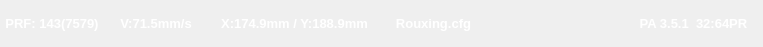
<?xml version="1.0" encoding="UTF-8"?>
<ui version="4.0">
 <class>ShowInfoWidget</class>
 <widget class="QWidget" name="ShowInfoWidget">
  <property name="windowModality">
   <enum>Qt::NonModal</enum>
  </property>
  <property name="geometry">
   <rect>
    <x>0</x>
    <y>0</y>
    <width>763</width>
    <height>47</height>
   </rect>
  </property>
  <property name="sizePolicy">
   <sizepolicy hsizetype="Preferred" vsizetype="Preferred">
    <horstretch>0</horstretch>
    <verstretch>0</verstretch>
   </sizepolicy>
  </property>
  <property name="maximumSize">
   <size>
    <width>16777215</width>
    <height>16777215</height>
   </size>
  </property>
  <property name="font">
   <font>
    <pointsize>6</pointsize>
   </font>
  </property>
  <property name="windowTitle">
   <string>Form</string>
  </property>
  <property name="windowOpacity">
   <double>1.000000000000000</double>
  </property>
  <property name="layoutDirection">
   <enum>Qt::LeftToRight</enum>
  </property>
  <property name="styleSheet">
   <string notr="true"/>
  </property>
  <layout class="QGridLayout" name="gridLayout">
   <property name="leftMargin">
    <number>0</number>
   </property>
   <property name="topMargin">
    <number>0</number>
   </property>
   <property name="rightMargin">
    <number>0</number>
   </property>
   <property name="bottomMargin">
    <number>0</number>
   </property>
   <property name="spacing">
    <number>0</number>
   </property>
   <item row="0" column="0">
    <widget class="QFrame" name="frameFunc">
     <property name="sizePolicy">
      <sizepolicy hsizetype="Preferred" vsizetype="Preferred">
       <horstretch>0</horstretch>
       <verstretch>0</verstretch>
      </sizepolicy>
     </property>
     <property name="styleSheet">
      <string notr="true"/>
     </property>
     <property name="frameShape">
      <enum>QFrame::NoFrame</enum>
     </property>
     <property name="frameShadow">
      <enum>QFrame::Raised</enum>
     </property>
     <property name="lineWidth">
      <number>1</number>
     </property>
     <layout class="QHBoxLayout" name="horizontalLayout" stretch="3,3,5,3,4,4">
      <property name="spacing">
       <number>0</number>
      </property>
      <property name="leftMargin">
       <number>0</number>
      </property>
      <property name="topMargin">
       <number>0</number>
      </property>
      <property name="rightMargin">
       <number>0</number>
      </property>
      <property name="bottomMargin">
       <number>0</number>
      </property>
      <item>
       <widget class="QLabel" name="label_1">
        <property name="palette">
         <palette>
          <active>
           <colorrole role="WindowText">
            <brush brushstyle="SolidPattern">
             <color alpha="255">
              <red>255</red>
              <green>255</green>
              <blue>255</blue>
             </color>
            </brush>
           </colorrole>
          </active>
          <inactive>
           <colorrole role="WindowText">
            <brush brushstyle="SolidPattern">
             <color alpha="255">
              <red>255</red>
              <green>255</green>
              <blue>255</blue>
             </color>
            </brush>
           </colorrole>
          </inactive>
          <disabled>
           <colorrole role="WindowText">
            <brush brushstyle="SolidPattern">
             <color alpha="255">
              <red>120</red>
              <green>120</green>
              <blue>120</blue>
             </color>
            </brush>
           </colorrole>
          </disabled>
         </palette>
        </property>
        <property name="font">
         <font>
          <family>Arial</family>
          <pointsize>10</pointsize>
          <weight>75</weight>
          <bold>true</bold>
         </font>
        </property>
        <property name="frameShape">
         <enum>QFrame::NoFrame</enum>
        </property>
        <property name="text">
         <string>PRF: 143(7579)</string>
        </property>
        <property name="alignment">
         <set>Qt::AlignCenter</set>
        </property>
       </widget>
      </item>
      <item>
       <widget class="QLabel" name="label_2">
        <property name="palette">
         <palette>
          <active>
           <colorrole role="WindowText">
            <brush brushstyle="SolidPattern">
             <color alpha="255">
              <red>255</red>
              <green>255</green>
              <blue>255</blue>
             </color>
            </brush>
           </colorrole>
          </active>
          <inactive>
           <colorrole role="WindowText">
            <brush brushstyle="SolidPattern">
             <color alpha="255">
              <red>255</red>
              <green>255</green>
              <blue>255</blue>
             </color>
            </brush>
           </colorrole>
          </inactive>
          <disabled>
           <colorrole role="WindowText">
            <brush brushstyle="SolidPattern">
             <color alpha="255">
              <red>120</red>
              <green>120</green>
              <blue>120</blue>
             </color>
            </brush>
           </colorrole>
          </disabled>
         </palette>
        </property>
        <property name="font">
         <font>
          <family>Arial</family>
          <pointsize>10</pointsize>
          <weight>75</weight>
          <bold>true</bold>
         </font>
        </property>
        <property name="styleSheet">
         <string notr="true"/>
        </property>
        <property name="frameShape">
         <enum>QFrame::NoFrame</enum>
        </property>
        <property name="text">
         <string>V:71.5mm/s</string>
        </property>
        <property name="alignment">
         <set>Qt::AlignCenter</set>
        </property>
       </widget>
      </item>
      <item>
       <widget class="QLabel" name="label_3">
        <property name="palette">
         <palette>
          <active>
           <colorrole role="WindowText">
            <brush brushstyle="SolidPattern">
             <color alpha="255">
              <red>255</red>
              <green>255</green>
              <blue>255</blue>
             </color>
            </brush>
           </colorrole>
          </active>
          <inactive>
           <colorrole role="WindowText">
            <brush brushstyle="SolidPattern">
             <color alpha="255">
              <red>255</red>
              <green>255</green>
              <blue>255</blue>
             </color>
            </brush>
           </colorrole>
          </inactive>
          <disabled>
           <colorrole role="WindowText">
            <brush brushstyle="SolidPattern">
             <color alpha="255">
              <red>120</red>
              <green>120</green>
              <blue>120</blue>
             </color>
            </brush>
           </colorrole>
          </disabled>
         </palette>
        </property>
        <property name="font">
         <font>
          <family>Arial</family>
          <pointsize>10</pointsize>
          <weight>75</weight>
          <bold>true</bold>
         </font>
        </property>
        <property name="frameShape">
         <enum>QFrame::NoFrame</enum>
        </property>
        <property name="text">
         <string>X:174.9mm / Y:188.9mm</string>
        </property>
        <property name="alignment">
         <set>Qt::AlignCenter</set>
        </property>
       </widget>
      </item>
      <item>
       <widget class="QLabel" name="label_4">
        <property name="palette">
         <palette>
          <active>
           <colorrole role="WindowText">
            <brush brushstyle="SolidPattern">
             <color alpha="255">
              <red>255</red>
              <green>255</green>
              <blue>255</blue>
             </color>
            </brush>
           </colorrole>
          </active>
          <inactive>
           <colorrole role="WindowText">
            <brush brushstyle="SolidPattern">
             <color alpha="255">
              <red>255</red>
              <green>255</green>
              <blue>255</blue>
             </color>
            </brush>
           </colorrole>
          </inactive>
          <disabled>
           <colorrole role="WindowText">
            <brush brushstyle="SolidPattern">
             <color alpha="255">
              <red>120</red>
              <green>120</green>
              <blue>120</blue>
             </color>
            </brush>
           </colorrole>
          </disabled>
         </palette>
        </property>
        <property name="font">
         <font>
          <family>Arial</family>
          <pointsize>10</pointsize>
          <weight>75</weight>
          <bold>true</bold>
         </font>
        </property>
        <property name="frameShape">
         <enum>QFrame::NoFrame</enum>
        </property>
        <property name="text">
         <string>Rouxing.cfg</string>
        </property>
        <property name="alignment">
         <set>Qt::AlignCenter</set>
        </property>
       </widget>
      </item>
      <item>
       <widget class="QLabel" name="label_5_showDateTime">
        <property name="palette">
         <palette>
          <active>
           <colorrole role="WindowText">
            <brush brushstyle="SolidPattern">
             <color alpha="255">
              <red>255</red>
              <green>255</green>
              <blue>255</blue>
             </color>
            </brush>
           </colorrole>
          </active>
          <inactive>
           <colorrole role="WindowText">
            <brush brushstyle="SolidPattern">
             <color alpha="255">
              <red>255</red>
              <green>255</green>
              <blue>255</blue>
             </color>
            </brush>
           </colorrole>
          </inactive>
          <disabled>
           <colorrole role="WindowText">
            <brush brushstyle="SolidPattern">
             <color alpha="255">
              <red>120</red>
              <green>120</green>
              <blue>120</blue>
             </color>
            </brush>
           </colorrole>
          </disabled>
         </palette>
        </property>
        <property name="font">
         <font>
          <family>Arial</family>
          <pointsize>10</pointsize>
          <weight>75</weight>
          <bold>true</bold>
         </font>
        </property>
        <property name="frameShape">
         <enum>QFrame::NoFrame</enum>
        </property>
        <property name="text">
         <string/>
        </property>
        <property name="alignment">
         <set>Qt::AlignCenter</set>
        </property>
       </widget>
      </item>
      <item>
       <widget class="QLabel" name="label_6">
        <property name="palette">
         <palette>
          <active>
           <colorrole role="WindowText">
            <brush brushstyle="SolidPattern">
             <color alpha="255">
              <red>255</red>
              <green>255</green>
              <blue>255</blue>
             </color>
            </brush>
           </colorrole>
          </active>
          <inactive>
           <colorrole role="WindowText">
            <brush brushstyle="SolidPattern">
             <color alpha="255">
              <red>255</red>
              <green>255</green>
              <blue>255</blue>
             </color>
            </brush>
           </colorrole>
          </inactive>
          <disabled>
           <colorrole role="WindowText">
            <brush brushstyle="SolidPattern">
             <color alpha="255">
              <red>120</red>
              <green>120</green>
              <blue>120</blue>
             </color>
            </brush>
           </colorrole>
          </disabled>
         </palette>
        </property>
        <property name="font">
         <font>
          <family>Arial</family>
          <pointsize>10</pointsize>
          <weight>75</weight>
          <bold>true</bold>
         </font>
        </property>
        <property name="frameShape">
         <enum>QFrame::NoFrame</enum>
        </property>
        <property name="text">
         <string>PA 3.5.1  32:64PR</string>
        </property>
        <property name="alignment">
         <set>Qt::AlignCenter</set>
        </property>
       </widget>
      </item>
     </layout>
    </widget>
   </item>
  </layout>
 </widget>
 <resources/>
 <connections/>
</ui>
